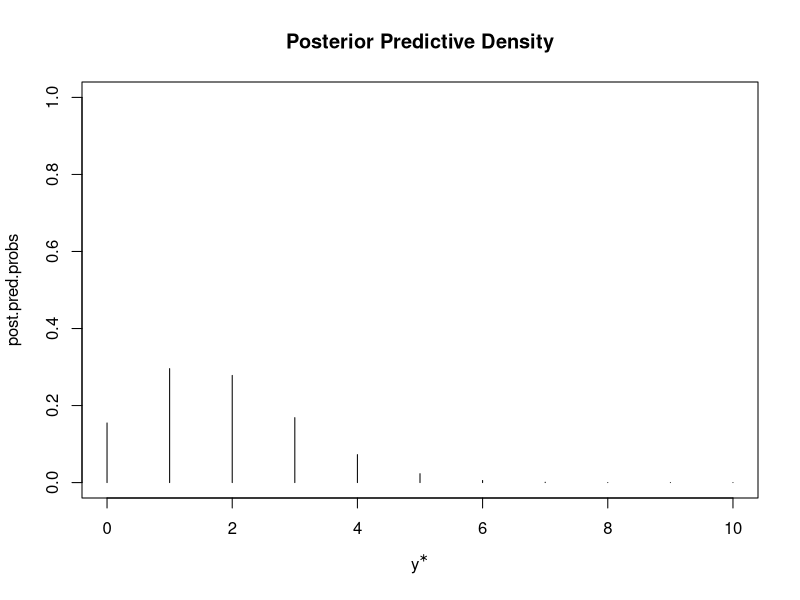
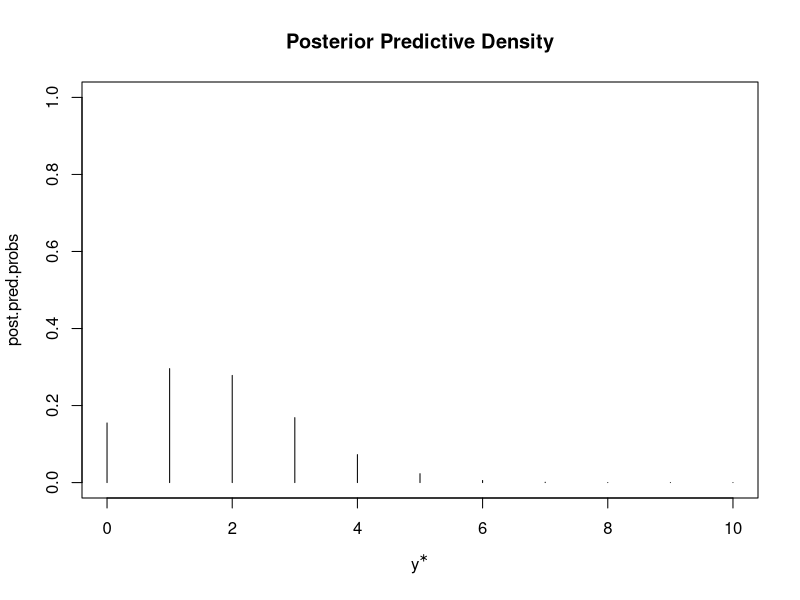

Recreate these plots in R, in order.
### Example 4.3:  Population Proportion --- Posterior Predictive Distrib. ###

n <- 70

y <- 12

n.star <- 10

y.star <- 0:n.star


# using a uniform prior (alpha = beta = 1)


  # Method 1: Using Explicit Formula

post.pred.probs <- choose(n.star, y.star) * (n+1) * choose(n, y) /
                   ((n+n.star+1) * choose(n+n.star,y+y.star))

plot(y.star, post.pred.probs, type="h",
     ylim=c(0,1), xlab=expression(y^symbol("*")),
     main="Posterior Predictive Density")


  # Method 2: Using Numerical Integration

integrand <- function(pi) dbinom(y.star[i],n.star,pi) * dbeta(pi,y+1,n-y+1)

post.pred.probs <- numeric(n.star+1)

for(i in 1:length(y.star))
  post.pred.probs[i] <- integrate(integrand,0,1)$value

plot(y.star, post.pred.probs, type="h",
     ylim=c(0,1), xlab=expression(y^symbol("*")),
     main="Posterior Predictive Density")
